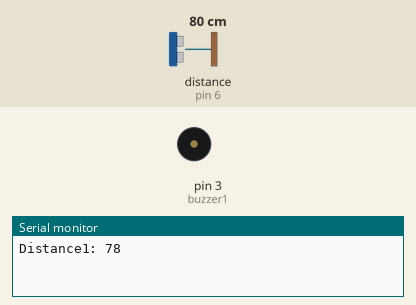
This sketch was run on a simulated Arduino Uno, built with avr-gcc and run on an emulated ATmega328P. Shown: buzzer (waves = sounding), the last lines printed to the serial monitor. Wiring (inferred from the names in the program): ultrasonic range finder: trigger pin 5; echo pin 6. The inputs (shaded band) are chosen by the test bench; at power-on: distance to the obstacle (sensor on pin 6) 80 cm. The echo pulse lasts 58.3 µs per cm.

Above: at 2.2 s.
2.3 s: distance to the obstacle (sensor on pin 6) set to 60 cm
5.8 s: distance to the obstacle (sensor on pin 6) set to 56 cm
At 6.12 s:
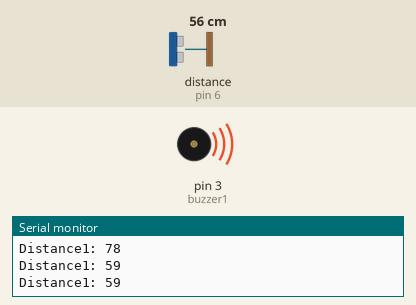
10.6 s: distance to the obstacle (sensor on pin 6) set to 46 cm
At 12.0 s:
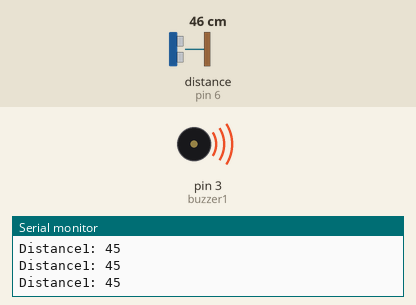
15.4 s: distance to the obstacle (sensor on pin 6) set to 120 cm
At 16.7 s:
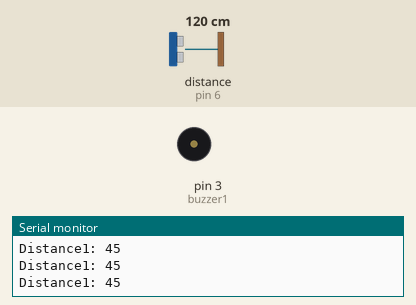
Timing chart, 0 to 19.9 s (numbered marks = the images above; inputs shaded):
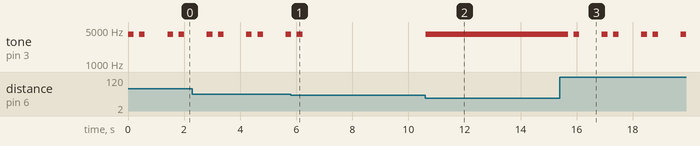

Measured:
- the behaviour switches between 57 and 56 cm on distance to the obstacle (sensor on pin 6) (found by bisection; images 0 and 1)
- after the input at 5.8 s, tone on pin 3 (buzzer1): goes on until 6.2 s, then stays silent
- after the input at 10.6 s, tone on pin 3 (buzzer1): silent → 4050 Hz at once
- after the input at 15.4 s, tone on pin 3 (buzzer1): 4050 Hz → silent after 0.30 s, then repeats every 1.4 s: 4050 Hz 0.20 s, silent 0.81 s, 4050 Hz 0.20 s, silent 0.20 s
- by itself, tone on pin 3 (buzzer1): plays 4050 Hz for 0.20 s, 4050 Hz for 0.20 s, 4050 Hz for 0.20 s, 4050 Hz for 0.20 s, 4050 Hz for 0.18 s

The sketch:

lower_obstacle_detect.ino
```cpp
const int buzzer1 = 3;

const int trigPin1 = 5;
const int echoPin1 = 6;
long duration1;
int distance1;
int safetyDistance1;


void setup() {
pinMode(trigPin1, OUTPUT); // Sets the trigPin as an Output
pinMode(echoPin1, INPUT);  // Sets the echoPin as an Input
pinMode(buzzer1, OUTPUT);

Serial.begin(9600); // Starts the serial communication
}


void loop() {
// Clears the trigPin
digitalWrite(trigPin1, LOW);
delayMicroseconds(2);

// Sets the trigPin on HIGH state for 10 micro seconds
digitalWrite(trigPin1, HIGH);
delayMicroseconds(10);
digitalWrite(trigPin1, LOW);

// Reads the echoPin, returns the sound wave travel time in microseconds
duration1 = pulseIn(echoPin1, HIGH);

// Calculating the distance
distance1= duration1*0.034/2;
safetyDistance1 = distance1;
if(safetyDistance1<=50){

   tone(buzzer1, 4050);
   delay(200);}


else if (safetyDistance1>55 && safetyDistance1<150){

    tone(buzzer1,4050);
    delay(200);
    noTone(buzzer1);
    delay(200);

    tone(buzzer1,4050);
    delay(200);
    noTone(buzzer1);
    delay(800);
    }


  //no occurance
else{
  noTone(buzzer1);
}

// Prints the distance on the Serial Monitor
Serial.print("Distance1: ");
Serial.println(distance1);
}
```
